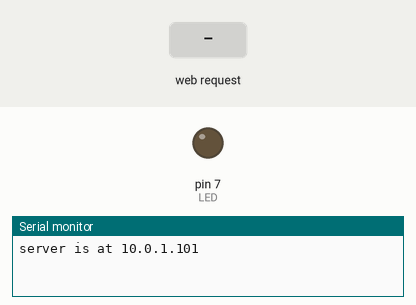
Recording of a sketch running on a simulated Arduino Uno, built for the host (arithmetic inside an expression is 32-bit, double 64-bit). On the bench: output pins drawn as LEDs (lit = HIGH), the last lines printed to the serial monitor. Inputs (shaded band) come from the test bench. WiFi joins after 1.5 s; servers stay silent unless stated.

Above: at 1.2 s.
1.3 s: HTTP request GET /?L1=1 received
At 1.9 s:
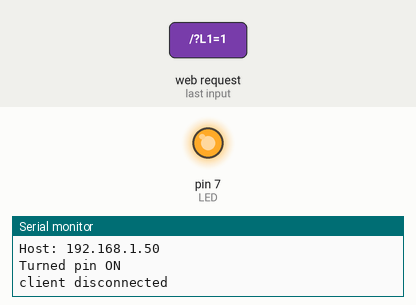
2.8 s: HTTP request GET /?L1=0 received
At 4.3 s:
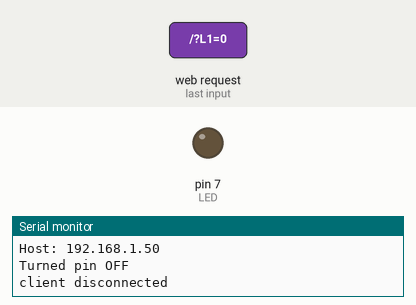
Timing chart, 0 to 5.8 s (numbered marks = the images above; inputs shaded):
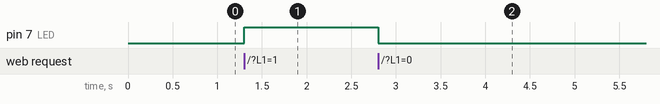

Measured:
- after the input at 1.3 s, pin 7 (LED): LOW → HIGH at once
- after the input at 2.8 s, pin 7 (LED): HIGH → LOW at once

The sketch:

firelighter-web.ino
```cpp
/*
  Web Server

 A simple web server that shows the value of the analog input pins.
 using an Arduino Wiznet Ethernet shield.

 Circuit:
 * Ethernet shield attached to pins 10, 11, 12, 13
 * Analog inputs attached to pins A0 through A5 (optional)

 created 18 Dec 2009
 by David A. Mellis
 modified 9 Apr 2012
 by Tom Igoe
 modified 02 Sept 2015
 by Arturo Guadalupi
 modified 03 Dec 2015
 by Matt Harris

 */

#include <SPI.h>
#include <Ethernet.h>

// Enter a MAC address and IP address for your controller below.
// The IP address will be dependent on your local network:
byte mac[] = {
  0xDE, 0xAD, 0xBE, 0xEF, 0xFE, 0xED
};
IPAddress ip(10, 0, 1, 101);

// Initialize the Ethernet server library
// with the IP address and port you want to use
// (port 80 is default for HTTP):
EthernetServer server(80);
int LED = 7;

void setup() {
  // Open serial communications and wait for port to open:
  Serial.begin(9600);
  while (!Serial) {
    ; // wait for serial port to connect. Needed for native USB port only
  }

  // start the Ethernet connection and the server:
  Ethernet.begin(mac, ip);
  server.begin();
  Serial.print("server is at ");
  Serial.println(Ethernet.localIP());

  pinMode(LED, OUTPUT);
  digitalWrite(LED, LOW);
}

#define BUFSIZ 100  //Buffer size for getting data
char clientline[BUFSIZ];  //string that will contain command data
int index = 0;  //clientline index
int pinCommand = 0;

void loop()
{
  index=0;  //reset the clientline index
  EthernetClient client = server.available();
  if (client) {
    boolean currentLineIsBlank = true;
    while (client.connected()) {
      if (client.available()) {
        char c = client.read();
        Serial.write(c);
        if(index<BUFSIZ)  //Only add data if the buffer isn't full.
        {
          clientline[index]=c;
          index++;
        }
        if (c == '\n' && currentLineIsBlank)
        {
          client.println("HTTP/1.1 200 OK");
          client.println("Content-Type: text/plain");
          client.println();
//          if(digitalRead(LED) == HIGH) {
//            client.println("1");
//          } else {
//            client.println("0");
//          }
//          client.println(digitalRead(LED));
          break;
        }
        if (c == '\n') {
          // you're starting a new line
          currentLineIsBlank = true;
        } else if (c != '\r') {
          // you've gotten a character on the current line
          currentLineIsBlank = false;
        }
        if(strstr(clientline,"/?L1=1")!=0) {  //look for the command to turn the led on
          pinCommand = 1;
        } else if(strstr(clientline,"/?L1=0")!=0) {  //look for command to turn led off. Note: If led is on, it will stay on until command is given to turn it off, even if multiple computers are on the site
          pinCommand = 2;
        } else {
          pinCommand = 0;
        }
      }
    }

    if(pinCommand == 1) {
      digitalWrite(LED, HIGH);  //turn the led on
      Serial.println("Turned pin ON");
    } else if(pinCommand == 2) {
      digitalWrite(LED, LOW);  //turn led off
      Serial.println("Turned pin OFF");
    }
    pinCommand = 0;
    client.println(digitalRead(LED));

    delay(1);
    client.stop();
    Serial.println("client disconnected");

  }
}
```
